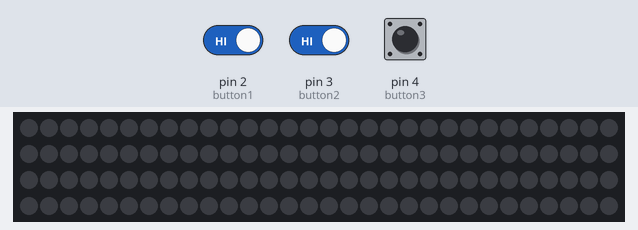
The sketch below on a simulated Arduino Uno, built with avr-gcc and run on an emulated ATmega328P. Shown: 120 RGB LEDs in strip order, left to right, continuing on the next row. The test bench sets the inputs (shaded band); at power-on: pin 4 (button3) HIGH, pin 2 (button1) HIGH, pin 3 (button2) HIGH. Dim RGB values are drawn brighter than linear; colours are those a GRB WS2812 strip shows for the declared byte order; what the sketch prints to the serial monitor is not drawn.

Above: at 1.2 s.
1.3 s: pin 4 (button3) pulled LOW for 3.2 s
At 1.4 s:
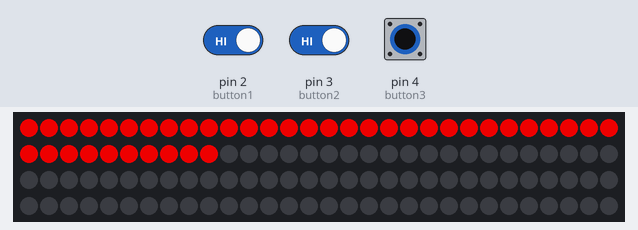
6.0 s: pin 2 (button1) driven LOW and pin 3 (button2) driven LOW and pin 4 (button3) driven LOW
At 7.5 s:
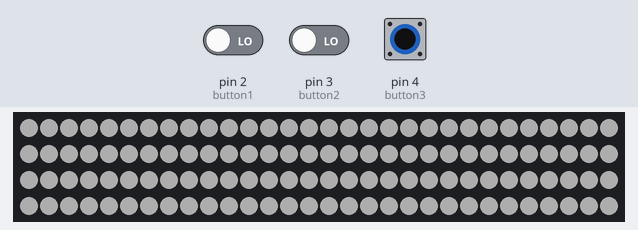
8.7 s: pin 2 (button1) driven HIGH
At 9.71 s:
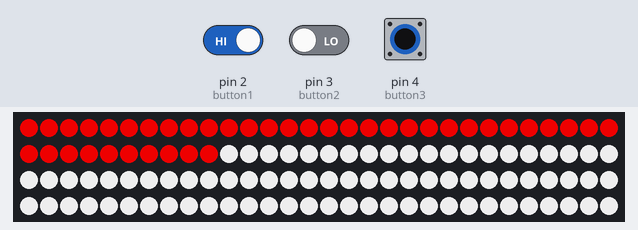
11.1 s: pin 2 (button1) driven LOW
At 13.2 s:
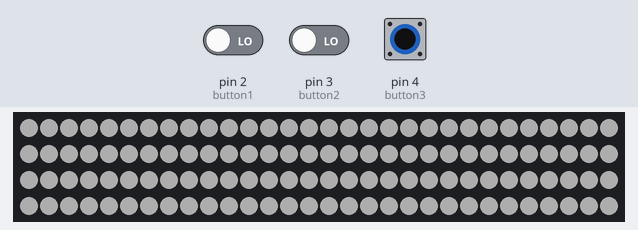
13.9 s: pin 4 (button3) driven HIGH
Timing chart, 0 to 16.9 s (numbered marks = the images above; inputs shaded):
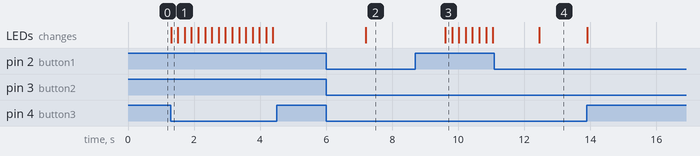

The sketch:

button-stripe-light-ver10.0_Led3.ino
```cpp
/*
author:zxw
fution:4条灯带点亮+flag全局变量，定稿程序1
触发：是按钮
time: 2022-3-16
version: 7.0
bug：none
email：2474113608@qq.com
package:Fsatled、MsTimer
*/

#include <MsTimer2.h>     //定时器库的头文件
#include <FastLED.h>


#define NUM_LEDS_RING3 120


#define PIN_LED_RING3 13

CRGB rgb_led_ring3[NUM_LEDS_RING3];

signed int index_ring3 = 0;

int flag1 = 0;//用来判断是哪条灯带触发点
int flag2 = 0;
int flag3 = 0;


//全局变量：用于定时器自加的变量，控制灯珠的位置

/*--------------按键的初始化--------*/
 int button1=2;
 int button2=3;
 int button3=4;

/*--------setup初始化函数------------*/
void setup()
{
  Serial.begin(9600); //初始化串口
  FastLED.addLeds<WS2812, PIN_LED_RING3>(rgb_led_ring3, NUM_LEDS_RING3);//注册led3
  MsTimer2::set(10,onTimer); //设置中断，每1000ms进入一次中断服务程序 onTimer()
  MsTimer2::start(); //开始计时
  pinMode(button1,INPUT_PULLUP);//按键读取端口需要使用上拉电阻模式才可以实现
  pinMode(button2,INPUT_PULLUP);
  pinMode(button3,INPUT_PULLUP);

}
/*-------------loop循环----------------*/
void loop()
{

  MsTimer2::stop();
  clear();

  if(digitalRead(button1) == LOW)//按键1触发，流水灯+普通点灯的效果
  {
    if(digitalRead(button2) == LOW)//按键1->按键2触发,变色流水灯
    {
      if(digitalRead(button3) == LOW )//按键1触发->按键2->按键3触发，流水灯效果
      {
        MsTimer2::start();
        anime_of_buttonflowing(&flag3, &index_ring3,button3,rgb_led_ring3,0,120,255,255,255,50);//流水灯灯效
        MsTimer2::stop();
        /*--播放视频3--*/
        //Serial.print("video_3\n");
      }
    }
    else
    {
      if(digitalRead(button3) == LOW )//按键1触发之后按键3直接触发，红色灯的闪烁效果
      {
        anime_of_blink(rgb_led_ring3,0,40,0,255,0,200,2,200);
      }
    }

  }
  else
  {
    /*--播放无人的视频--*/
     //Serial.print("video_0\n");
   if(digitalRead(button3) == LOW )//按键3直接触发
    {
      anime_of_blink(rgb_led_ring3,0,40,0,255,0,200,2,200);
    }
  }
}

/*--------------中断服务程序----------*/
void onTimer()
{
  if(flag3==1) index_ring3++;
}
 /*--------------自定义灯效函数--------------------*/
  /*--------------流水灯函数--------------------*/
//bug:持续触发的时候如何只点亮一次
void anime_of_buttonflowing(int *flag,signed int *index, int button,CRGB lightarray[], int start , int end ,int R,int G,int B ,int brightness)//流水灯效果
{
  int buttonState;
    *flag=1;
    for(*index = start ; *index <end; )
    {
      buttonState=digitalRead(button);
      if(buttonState == HIGH ) //如果在点亮期间中断触发，那么就熄灭
      {
        MsTimer2::stop();//一旦按键抬起那么，定时器需要停止，防止继续计时产生误差
        *flag=0;
          for(*index = 0 ; *index < end ; *index++)
          {
            lightarray[*index]=CRGB(0,0,0);
          }
      FastLED.show(brightness);
      *index=start;
        return;
      }
    lightarray[*index] = CRGB(R,G,B);
    FastLED.show(brightness);//show同样可以调节颜色
    }
    return;
}
 /*--------------闪烁函数--------------------*/
void anime_of_blink(CRGB lightarray1[], int start , int end ,int R,int G,int B ,int brightness,int times,int delaytimes)//闪烁效果
{
    int i,j;
    for(j=0;j<times;j++)
    {
      for(i = start ; i < end ; i++ )
      {
        lightarray1[i] = CRGB(R,G,B);
      }
      FastLED.show(brightness);//show同样可以调节颜色
      delay(delaytimes);
      for(i = start ; i < 120 ; i++ )
     {
       lightarray1[i] = CRGB(0,0,0);
      }
      FastLED.show();//show同样可以调节颜色
      delay(delaytimes);
    }
    return;
}

 /*--------------普通点灯函数，按键按下触发抬起熄灭--------------------*/
 //按下点亮抬起来熄灭
 //
void anime_of_normallight(int button,CRGB lightarray1[], int start , int end ,int R,int G,int B ,int brightness)//闪烁效果
{
    int i;
    //FastLED.setBrightness(brightness);
    if(digitalRead(button) == LOW )
    {
      for(i = start ; i < end ; i++ )
      {
        lightarray1[i] = CRGB(R,G,B);
      }
      FastLED.show();//show同样可以调节颜色

    }
    else
    {
        for(i=0 ; i<end ; i++ )
        {
          lightarray1[i] = CRGB(0,0,0);
        }
        FastLED.show();
        //Serial.print("light2\n");
    }
     return;

}

/*------------------clear函数--------------------*/
//想办法在无按压的时候让所有的灯带都清零

void clear()
{
    int i;
    Serial.print("clear\n");
  if(digitalRead(button1) == HIGH && digitalRead(button2) == HIGH && digitalRead(button3) == HIGH)
  {
    for(i = 0 ; i < 120 ; i++ )
     {
        rgb_led_ring3[i] = CRGB(0,0,0);
      }
    FastLED.show();//show同样可以调节颜色
  }
  return;
}
```

Measured:
- after the input at 1.3 s, the LEDs: change at once (image 1)
- after the input at 6.0 s, the LEDs: change after 1.2 s (image 2)
- after the input at 8.7 s, the LEDs: change after 0.91 s (image 3)
- after the input at 11.1 s, the LEDs: change after 1.4 s (image 4)
